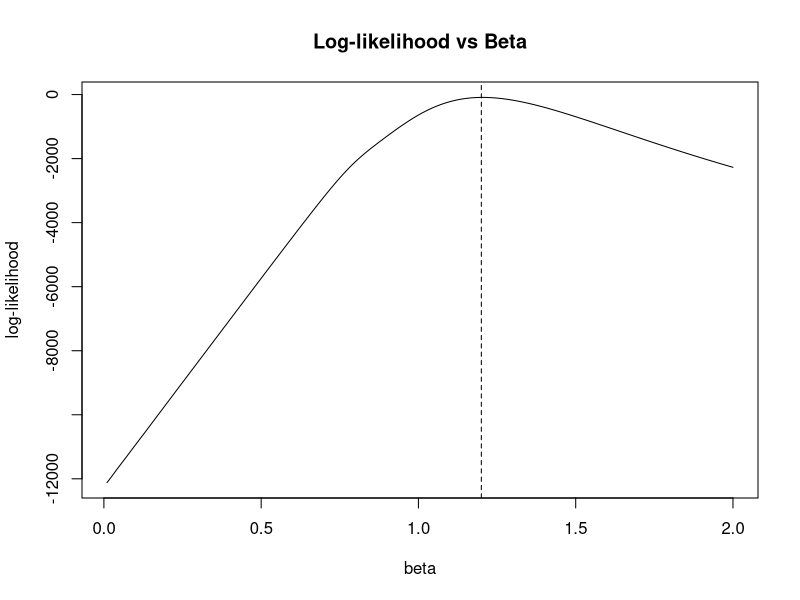
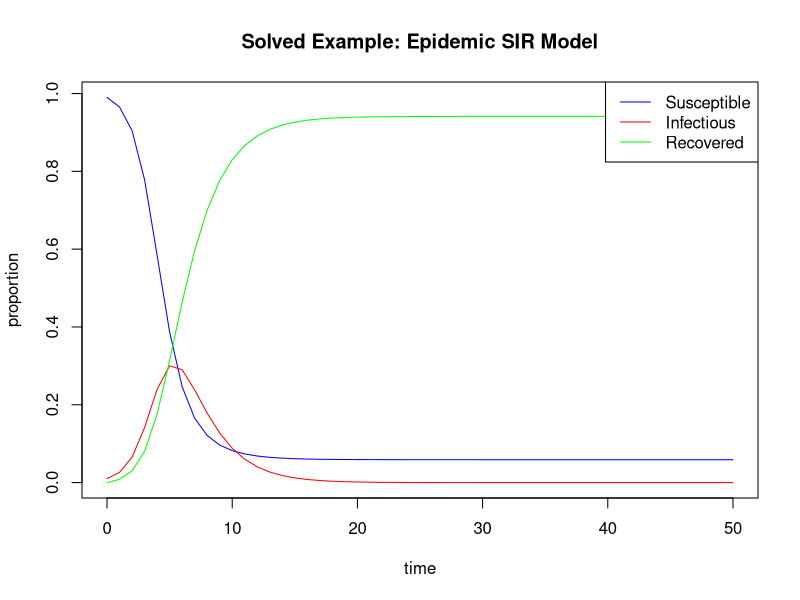
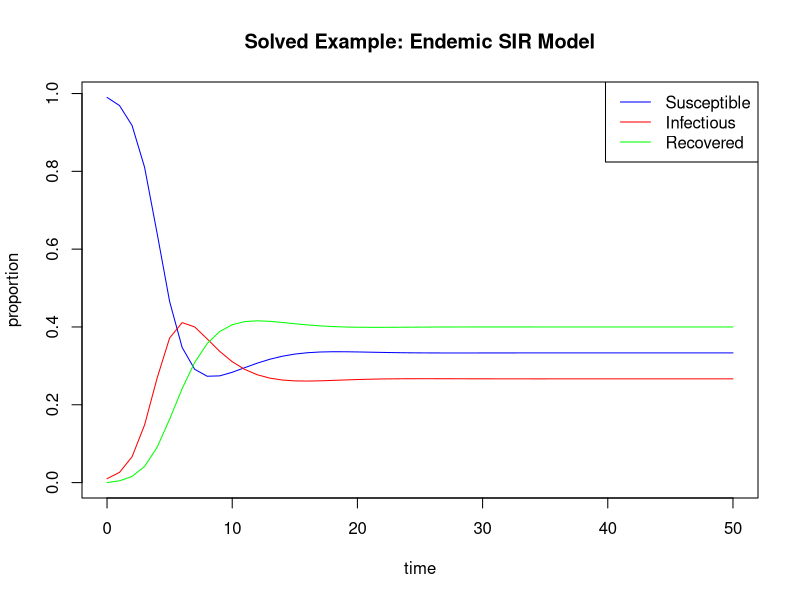

Recreate these plots in R, in order.
## ---- chunk 1
data <- read.csv("../data/mle_example.csv")
data
## ---- chunk 2
library(deSolve)

ModelFunc <- function(time,state,parameters){
  S <- state["S"]
  I <- state["I"]
  R <- state["R"]
  
  beta <- parameters["beta"]
  gamma <- parameters["gamma"]
  N <- parameters["N"]
  
  dS <- -(beta*I*S/N)
  dI <- (beta*I*S/N) - (gamma*I)
  dR <- (gamma*I)
  
  return(list(c(dS,dI,dR)))
}

# Function to take in values of the model parameters and a vector of times and output the predicted prevalence count at those times
pred <- function(parameters,t){
  initial_vals <- c(S=999,I=1,R=0)
  output <- ode(func=ModelFunc,y=initial_vals,parms=parameters,times=t,rtol = 1e-4,atol = 1e-4)
  
  # Extracting only the infected values (predicted prevalences)
  I_pred <- output[, "I"]
  
  return(I_pred)
}
## ---- chunk 3
# Function to take in a named vector of parameters (beta and gamma) and the set data and output the overall log-likelihood
log_likelihood <- function(parameters,data){
  times <- data$day
  predicted <- pred(parameters,times)
  
  # The function dpois gives Poisson probabilities
  # Note we are setting the mean of the Poisson distribution to be the predicted prevalence counts given by the SIR model
  sum(dpois(x=data$prevalence_count,lambda=predicted,log=TRUE))
}

# Driver function to iterate through plausible values of beta, calculate the log-likelihood at each, and find the maximum likelihood estimator
mle <- function(plausible_beta,data){
  range_beta <- seq(0.01,plausible_beta,by=0.01)
  
  # Data frame of log-likelihoods for each beta
  all_ll <- data.frame()
  
  for (beta in range_beta){
    params <- c(beta=beta,gamma=0.7,N=1000)
    new_ll <- data.frame(beta=beta,ll=log_likelihood(params,data))
    all_ll <- rbind(all_ll,new_ll)
  }
  
  # Plotting all the log-likelihoods against the betas
  plot(all_ll$beta,all_ll$ll,type="l",xlab="beta",ylab="log-likelihood",main="Log-likelihood vs Beta")
  
  # Plotting a separate line where the maximum likelihood estimate for beta is and returning the estimate
  beta_mle <- all_ll$beta[which.max(all_ll$ll)]
  abline(v=beta_mle,lty=2)
  return(beta_mle)
}

mle(2,data)
## ---- chunk 4
ModelFunc <- function(time,state,parameters){
  # Extracting the state variables
  # Since we are doing this in the context of SIR models, we have the state variables S, I, and R
  S <- state["S"]
  I <- state["I"]
  R <- state["R"]
  
  # Extracting the model parameters
  # We are doing this for an SIR model, so we have two parameters - the transmission and recovery rate
  beta <- parameters["beta"]
  gamma <- parameters["gamma"]
  
  # Now we are going to use those previously extracted state variables and parameters to construct our model equations (differential equations)
  dS <- -(beta*I*S)
  dI <- (beta*I*S) - (gamma*I)
  dR <- (gamma*I)
  
  # Now we will return those model equations as a list
  return(list(c(dS,dI,dR)))
}
## ---- chunk 5
library(deSolve)

# Here we are specifying the initial values to be passed into the parameter y
# Make sure these initial values line up exactly with the state variables extracted in the model function from before
initial_vals <- c(S=0.99,I=0.01,R=0)

# Here we are specifying the parameters of the model and their values
# Make sure these parameters line up exactly with the parameters extracted in the model function from before
model_parameters <- c(beta=1.5,gamma=0.5)

# Here we are specifying the times for which outputs are calculated
# The closer together these times are, the higher the output resolution
output_times <- seq(0,50,by=1)

# Now we can call the function ode like so:
output <- ode(func=ModelFunc,y=initial_vals,parms=model_parameters,times=output_times)

# Printing the first 5 rows of the output matrix
print(head(output,5))
## ---- chunk 6
matplot(x = output[,"time"], y = output[,2:4], type = "l", lty = 1, xlab = "time", ylab = "proportion", main = "Solved Example: Epidemic SIR Model", col = c("blue","red","green"))

# Adding a legend
legend("topright",legend = c("Susceptible", "Infectious", "Recovered"), col = c("blue","red","green"), lty = 1)
## ---- chunk 7
library(deSolve)

ModelFunc <- function(time,state,parameters){
  # Extracting the state variables
  # Same compartments as before: susceptible, infectious, and recovered
  S <- state["S"]
  I <- state["I"]
  R <- state["R"]
  
  # Extracting the model parameters
  # We now have three parameters - the transmission rate, recovery rate, and mortality rate
  beta <- parameters["beta"]
  gamma <- parameters["gamma"]
  mu <- parameters["mu"]
  
  # Using the previously extracted state variables and parameters to construct our model equations (differential equations)
  dS <- mu - (beta*I*S) - mu*S
  dI <- (beta*I*S) - (gamma*I) - mu*I
  dR <- (gamma*I) - mu*R
  
  # Returning model equations as a list
  return(list(c(dS,dI,dR)))
}

# Specifying the initial values to be passed into the parameter y
# Make sure these initial values line up exactly with the state variables extracted in the model function from before
initial_vals <- c(S=0.99,I=0.01,R=0)

# Specifying the parameters of the model and their values
# Make sure these parameters line up exactly with the parameters extracted in the model function from before
model_parameters <- c(beta=1.5,gamma=0.3,mu=0.2)

# Times for which outputs are calculated
# The closer together these times are, the higher the output resolution
output_times <- seq(0,50,by=1)

# Now we can call the function ode
output <- ode(func=ModelFunc,y=initial_vals,parms=model_parameters,times=output_times)

# Plotting the output
matplot(x = output[,"time"], y = output[,2:4], type = "l", lty = 1, xlab = "time", ylab = "proportion", main = "Solved Example: Endemic SIR Model", col = c("blue","red","green"))

# Adding a legend
legend("topright",legend = c("Susceptible", "Infectious", "Recovered"), col = c("blue","red","green"), lty = 1)
